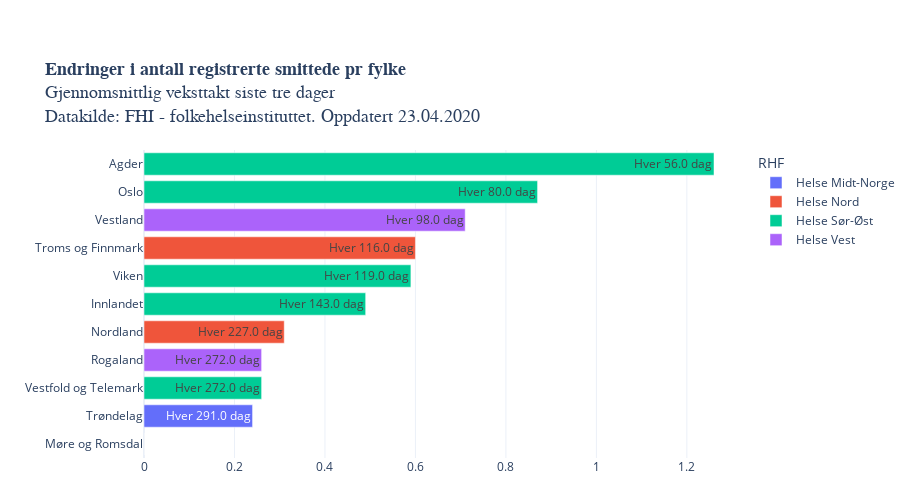

The cell this chart's notebook holds for it:
### Code cell
from datetime import datetime

legend = [i for i in vekst["RHF"].dropna().unique()]
legend.sort()

fig = px.bar(vekst.dropna(), 
             x='Vekstrate', y='Fylke', 
             orientation='h',
             category_orders={"RHF": legend},
             height=500,
             title = "<b>Endringer i antall registrerte smittede pr fylke</b><br>Gjennomsnittlig veksttakt siste tre dager<br>Datakilde: FHI - folkehelseinstituttet. Oppdatert " +datetime.today().strftime('%d.%m.%Y'),
             color='RHF',
             text="text",
             hover_name="Fylke",
             hover_data=["Vekstrate"],
             template = "plotly_white", 
             labels = {"Vekstrate": "daglig vekst (%)", "- 1 uke": "Daglig vekst for en uke siden", "text": "Dager før dobling med dagens vekst"},
            )

"""
fig.add_shape(
        # doubling time 2 days
        dict(
            type="line",
            x0=41.42136,
            y0=-0.5,
            x1=41.42136,
            y1=21.5,
            line=dict(
                color="Black",
                width=1
            )))
fig.add_shape(
        # doubling time 1 uke
        dict(
            type="line",
            x0=10.40895,
            y0=-0.5,
            x1=10.40895,
            y1=21.5,
            line=dict(
                color="Black",
                width=1
            )))

"""
fig.layout.coloraxis.showscale = False

fig.update_layout(
    yaxis=dict(
        separatethousands=True,
        categoryorder = 'total ascending',
        title_text="",
        fixedrange=True,
    ), xaxis=dict(fixedrange=True,
                 title_text=""),
    title_font=dict(family="Helvetica", size=18),
        margin=dict(b=150)) #bottom margin

fig.update_layout(autosize=True,
    margin=dict(l=100, r=100, t=150, b=0),
    paper_bgcolor='rgba(0, 0, 0, 0)'
    #plot_bgcolor='rgb(248, 248, 255)'    
                 )

#plotly.offline.plot(fig, filename='COVID_moment_fylke.html')
py.plot(fig, filename='COVID19_vekstmomentum_fylker.html', auto_open=False)
fig.show()

### Figure 1 — Plotly figure (JSON) as saved in the notebook; plotly's stock layout.template omitted (floating-point values rounded to 4 significant figures)
{"data": [{"alignmentgroup": "True", "customdata": [[0], [0.24]], "hoverlabel": {"namelength": 0}, "hovertemplate": "<b>%{hovertext}</b><br><br>RHF=Helse Midt-Norge<br>daglig vekst (%)=%{customdata[0]}<br>Fylke=%{y}<br>Dager før dobling med dagens vekst=%{text}", "hovertext": ["Møre og Romsdal", "Trøndelag"], "legendgroup": "Helse Midt-Norge", "marker": {"color": "#636efa"}, "name": "Helse Midt-Norge", "offsetgroup": "Helse Midt-Norge", "orientation": "h", "showlegend": true, "text": ["Hver inf dag", "Hver 291.0 dag"], "textposition": "auto", "type": "bar", "x": [0, 0.24], "xaxis": "x", "y": ["Møre og Romsdal", "Trøndelag"], "yaxis": "y"}, {"alignmentgroup": "True", "customdata": [[0.31], [0.6]], "hoverlabel": {"namelength": 0}, "hovertemplate": "<b>%{hovertext}</b><br><br>RHF=Helse Nord<br>daglig vekst (%)=%{customdata[0]}<br>Fylke=%{y}<br>Dager før dobling med dagens vekst=%{text}", "hovertext": ["Nordland", "Troms og Finnmark"], "legendgroup": "Helse Nord", "marker": {"color": "#EF553B"}, "name": "Helse Nord", "offsetgroup": "Helse Nord", "orientation": "h", "showlegend": true, "text": ["Hver 227.0 dag", "Hver 116.0 dag"], "textposition": "auto", "type": "bar", "x": [0.31, 0.6], "xaxis": "x", "y": ["Nordland", "Troms og Finnmark"], "yaxis": "y"}, {"alignmentgroup": "True", "customdata": [[0.26], [0.49], [0.59], [0.87], [1.26]], "hoverlabel": {"namelength": 0}, "hovertemplate": "<b>%{hovertext}</b><br><br>RHF=Helse Sør-Øst<br>daglig vekst (%)=%{customdata[0]}<br>Fylke=%{y}<br>Dager før dobling med dagens vekst=%{text}", "hovertext": ["Vestfold og Telemark", "Innlandet", "Viken", "Oslo", "Agder"], "legendgroup": "Helse Sør-Øst", "marker": {"color": "#00cc96"}, "name": "Helse Sør-Øst", "offsetgroup": "Helse Sør-Øst", "orientation": "h", "showlegend": true, "text": ["Hver 272.0 dag", "Hver 143.0 dag", "Hver 119.0 dag", "Hver 80.0 dag", "Hver 56.0 dag"], "textposition": "auto", "type": "bar", "x": [0.26, 0.49, 0.59, 0.87, 1.26], "xaxis": "x", "y": ["Vestfold og Telemark", "Innlandet", "Viken", "Oslo", "Agder"], "yaxis": "y"}, {"alignmentgroup": "True", "customdata": [[0.26], [0.71]], "hoverlabel": {"namelength": 0}, "hovertemplate": "<b>%{hovertext}</b><br><br>RHF=Helse Vest<br>daglig vekst (%)=%{customdata[0]}<br>Fylke=%{y}<br>Dager før dobling med dagens vekst=%{text}", "hovertext": ["Rogaland", "Vestland"], "legendgroup": "Helse Vest", "marker": {"color": "#ab63fa"}, "name": "Helse Vest", "offsetgroup": "Helse Vest", "orientation": "h", "showlegend": true, "text": ["Hver 272.0 dag", "Hver 98.0 dag"], "textposition": "auto", "type": "bar", "x": [0.26, 0.71], "xaxis": "x", "y": ["Rogaland", "Vestland"], "yaxis": "y"}], "layout": {"autosize": true, "barmode": "relative", "coloraxis": {"showscale": false}, "height": 500, "legend": {"title": {"text": "RHF"}, "tracegroupgap": 0}, "margin": {"b": 0, "l": 100, "r": 100, "t": 150}, "paper_bgcolor": "rgba(0, 0, 0, 0)", "title": {"font": {"family": "Helvetica", "size": 18}, "text": "<b>Endringer i antall registrerte smittede pr fylke</b><br>Gjennomsnittlig veksttakt siste tre dager<br>Datakilde: FHI - folkehelseinstituttet. Oppdatert 23.04.2020"}, "xaxis": {"anchor": "y", "domain": [0, 1], "fixedrange": true, "title": {"text": ""}}, "yaxis": {"anchor": "x", "categoryorder": "total ascending", "domain": [0, 1], "fixedrange": true, "separatethousands": true, "title": {"text": ""}}}}
